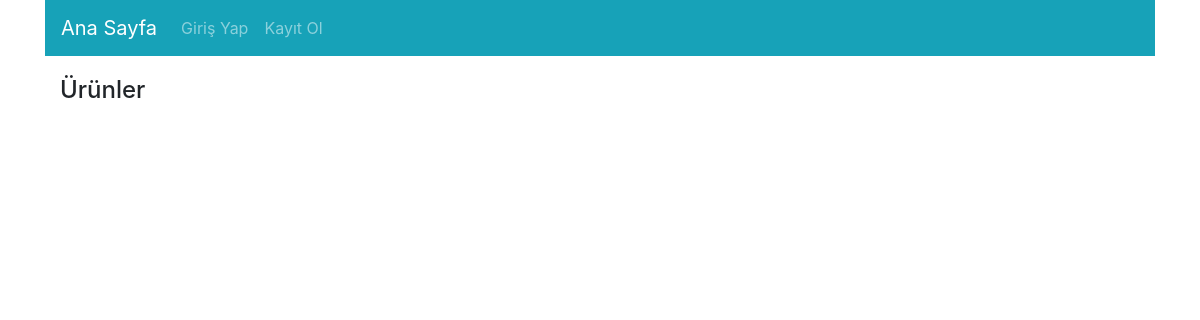
The app's page /, older data.
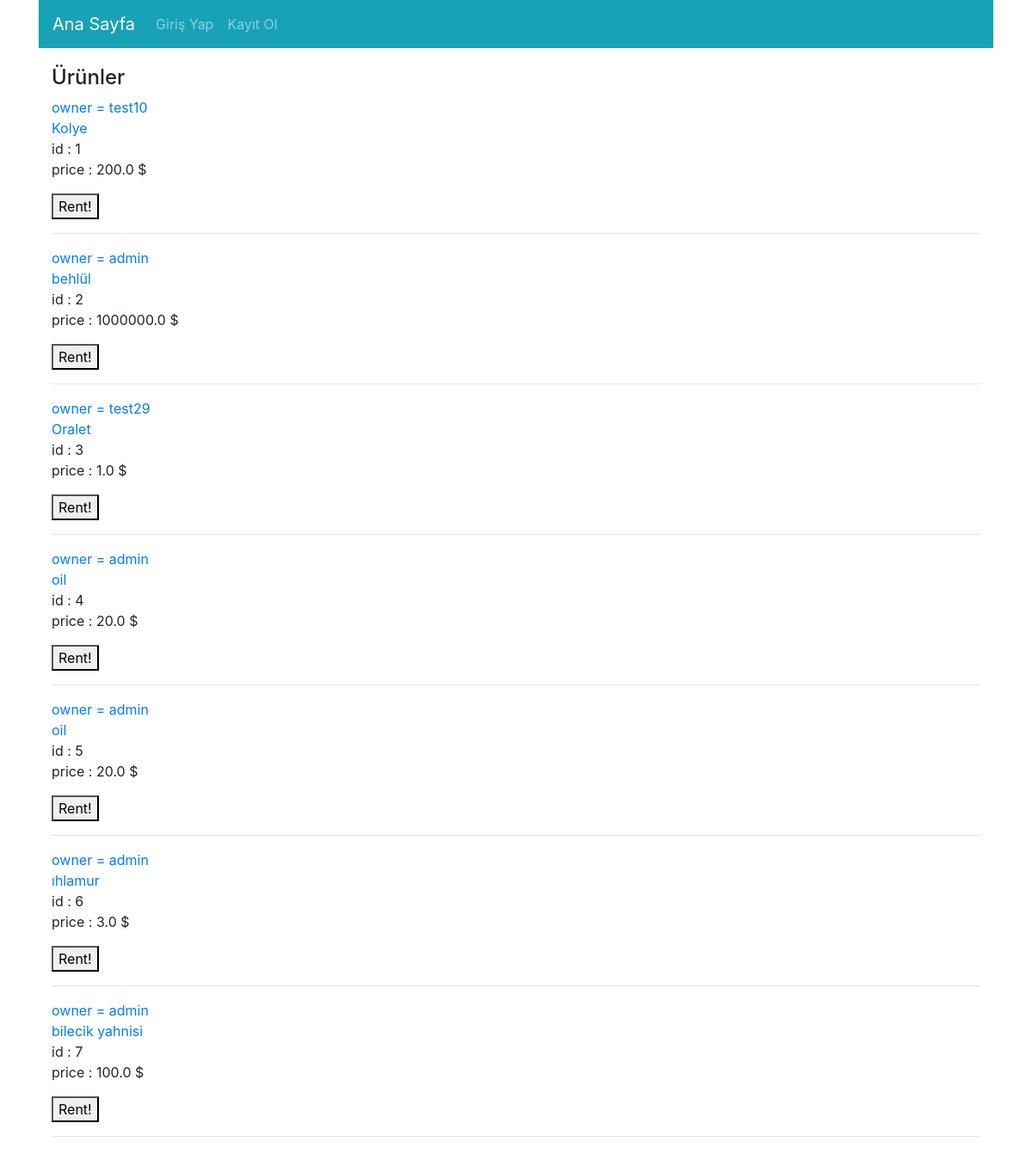
The same page, newer data.
### product/models.py (models this page shows, shortened)
class ProductModel(models.Model):
    name = models.CharField(max_length=30,verbose_name="Ürün Adı",null=False)
    price = models.FloatField(verbose_name='Fiyat',default=0)
    description = models.CharField(max_length=500,null=True,blank=True,verbose_name="Açıklama")
    product_image = models.ImageField(blank=True,null=True,verbose_name="Ürün Resmi Ekleyin")
    owner = models.ForeignKey(User,on_delete=models.CASCADE,verbose_name="product",related_name="owner")
    is_available = models.BooleanField(default=True)
    hirer = models.ForeignKey(User,on_delete=models.SET_NULL,null=True)

### user/models.py (models this page shows)
class User(AbstractUser):
    location = models.CharField(max_length=20,null=True,blank=True,verbose_name='Bulunduğunuz Şehir')
    profile_picture = models.ImageField(null=True,blank=True,verbose_name='Profil Resmi')
    money = models.FloatField(verbose_name='Para',default=0,
                              validators=[
                                  MinValueValidator(0),
                              ])
    def __str__(self):
        return self.username

### product/views.py (the view)
# urls.py: path('',views.List,name = 'MainPage'),
def List(request):
    product = ProductModel.objects.all()
    return render(request,"product_list.html",{"product":product})

### templates/product_list.html (shortened to what this page needs)
{% extends 'base.html' %}
{% load crispy_forms_tags %}
{% block body %}
    <h4>Ürünler</h4>
    {% for products in product %}
    <p>
        <a href="/user/detail/{{products.owner.id}}">
            owner = {{products.owner}}
        </a> <br>
        <a href="/product/detail/{{products.id}}">
            {{products.name}}
        </a> <br>
        id : {{ products.id }} <br>
        price : {{products.price}} $<br>
        {% if products.is_available%}
            <form action="{% url 'product:rent' products.id %}" method="Post">
                <button type="submit" name="id" value="{{products.id}}">Rent!</button>
            </form>
        {% else %}
            hirer = {{products.hirer}}
        {% endif %}
<hr>
    </p>
    {% endfor %}
{% endblock body %}

Row changes from the older to the newer data that the page shows:
added ProductModel: owner "test10", name "Kolye", id "1", price "200.0"
added ProductModel: owner "admin", name "behlül", id "2", price "1000000.0"
added ProductModel: owner "test29", name "Oralet", id "3", price "1.0"
added ProductModel: owner "admin", name "oil", id "4", price "20.0"
added ProductModel: owner "admin", name "oil", id "5", price "20.0"
added ProductModel: owner "admin", name "ıhlamur", id "6", price "3.0"
added ProductModel: owner "admin", name "bilecik yahnisi", id "7", price "100.0"
